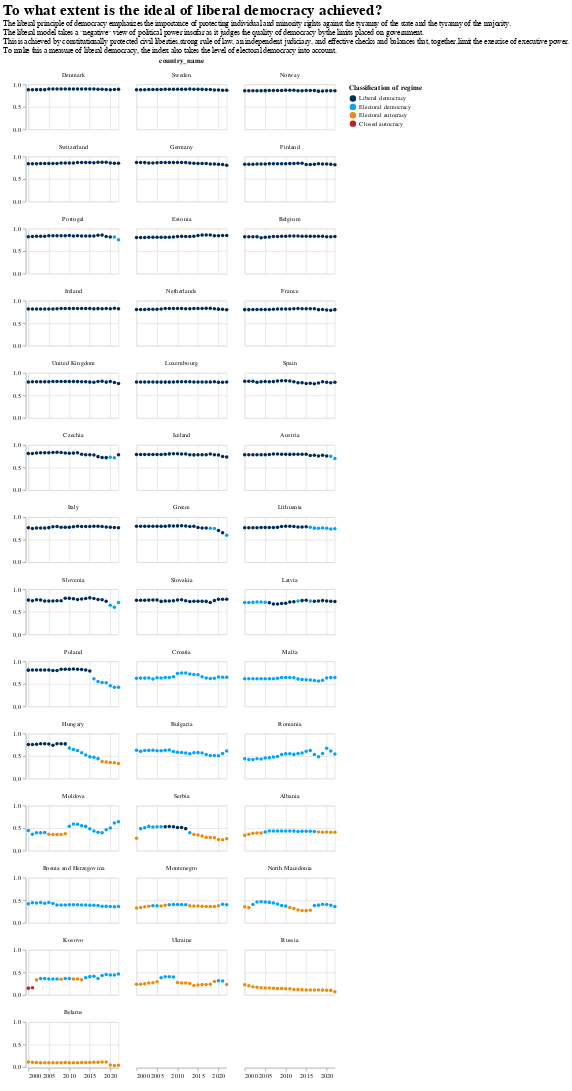

Notebook code cell kept with this figure:
### Code cell
chart_index_line('Europe','v2x_libdem')

### Figure 1 — Vega-Lite specification as saved in the notebook (floating-point values rounded to 4 significant figures; data arrays with more than 128 entries replaced by an {"elided": "..."} marker saying what was removed)
{"config": {"view": {"continuousWidth": 400, "continuousHeight": 300}}, "data": {"name": "data-434c434541f03d62ea8ef695fffbd94c"}, "mark": {"type": "circle", "opacity": 1, "size": 30}, "encoding": {"color": {"type": "ordinal", "field": "v2x_regime_text", "legend": {"title": "Classification of regime", "values": ["Liberal democracy", "Electoral democracy", "Electoral autocracy", "Closed autocracy"]}, "scale": {"domain": ["Closed autocracy", "Electoral autocracy", "Electoral democracy", "Liberal democracy"], "range": ["#BE232D", "#EE8C0A", "#00A5FF", "#002D5A"]}}, "facet": {"type": "nominal", "columns": 3, "field": "country_name", "sort": {"field": "v2x_libdem", "op": "mean", "order": "descending"}}, "tooltip": [{"type": "temporal", "field": "year_formatted"}, {"type": "quantitative", "field": "v2x_libdem"}], "x": {"type": "temporal", "axis": {"title": "  "}, "field": "year_formatted"}, "y": {"type": "quantitative", "axis": {"title": " "}, "field": "v2x_libdem", "scale": {"domain": [0, 1]}}}, "height": 70, "title": {"text": ["To what extent is the ideal of liberal democracy achieved?"], "fontSize": 24, "subtitle": ["The liberal principle of democracy emphasizes the importance of protecting individual and minority rights against the tyranny of the state and the tyranny of the majority.", "The liberal model takes a \"negative\" view of political power insofar as it judges the quality of democracy bythe limits placed on government.", "This is achieved by constitutionally protected civil liberties,strong rule of law, an independent judiciary, and effective checks and balances that, together,limit the exercise of executive power.", "To make this a measure of liberal democracy, the index also takes the level of electoral democracy into account."]}, "width": 140, "$schema": "https://vega.github.io/schema/vega-lite/v4.8.1.json", "datasets": {"data-434c434541f03d62ea8ef695fffbd94c": {"elided": "920 records"}}}
